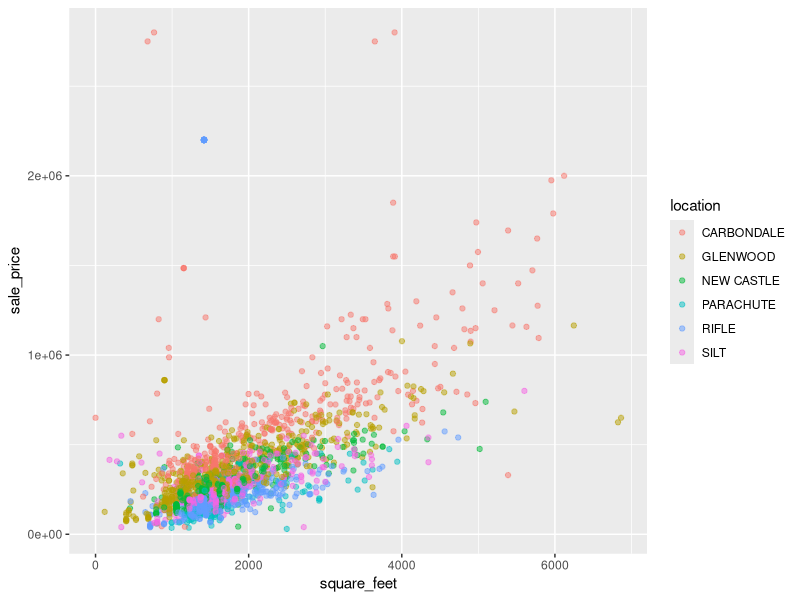
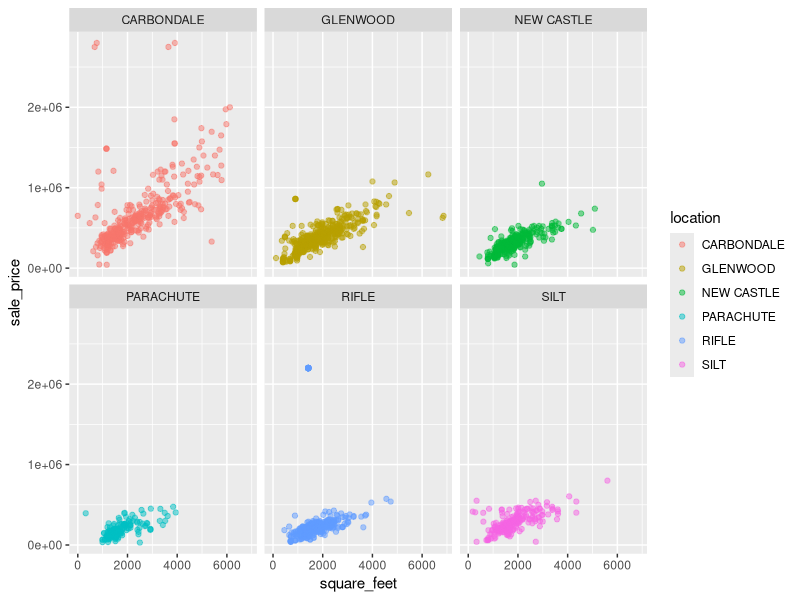
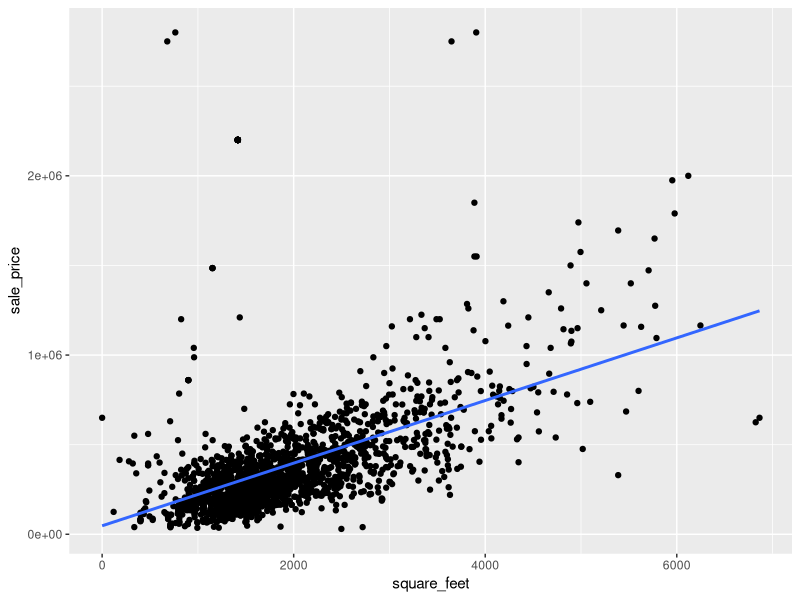
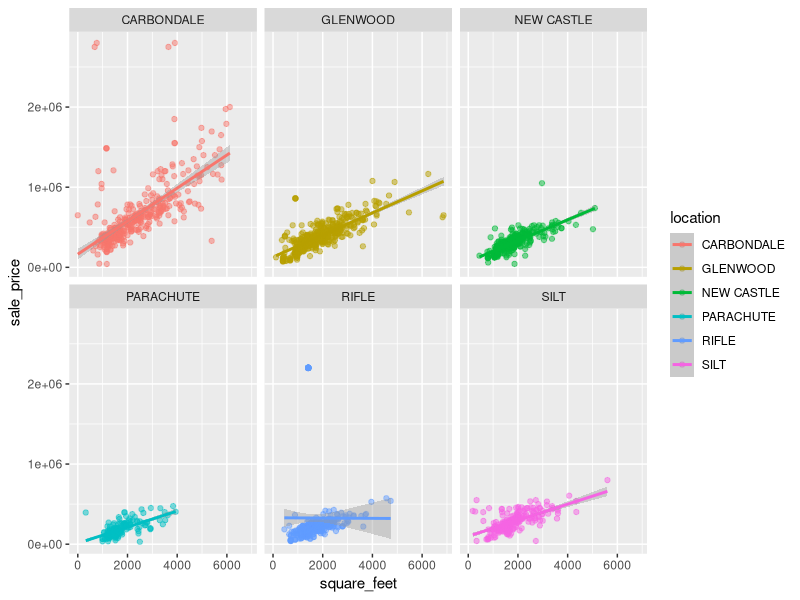

Write the R code that produced these figures, in order.
## ---- chunk 1
knitr::opts_chunk$set(echo = TRUE)
## ---- chunk 2
# This chunk includes the data processing steps to wrangle and clean the data
library(tidyverse) # For reading-in, wrangling, visualizing the data, and for pipe operator
library(readxl) # Tidyverse package for reading in Excel files
library(magrittr) # For the '%<>%' pipe operator

# Read-in townhomes and condo sales data
townhomes <- read_xlsx("2017-comparable-sales-condos-townhomes.xlsx") 

# Read-in single family home sales data
single_family <- read_xlsx("2017-comparable-sales-single-family.xlsx") 

# Check column names and formats
glimpse(townhomes) 
glimpse(single_family)
# 'sale_price' column was coerced to numeric and special characters '$' and ',' removed

# Replace spaces in column names with underscores ('_') and make names lowercase
# the package 'magrittr' is used for the pipe operator, this is loaded with the 'tidyverse' library
colnames(townhomes) %<>% str_replace_all("\\s", "_") %<>% tolower() 
colnames(single_family) %<>% str_replace_all("\\s", "_") %<>% tolower()

# Rename column "actual_year_built" as "year_built" for consistency between datasets
townhomes <- townhomes %>% 
  rename(year_built = actual_year_built) 

# Add a "classifcation" column to the single_family dataset and set all values to "Single Family"
single_family <- single_family %>% 
  mutate(classification = "Single Family")

# bind_rows() throws an error b/c 'reception' column is numeric in townhomes dataset; convert to character
townhomes$reception <- as.character(townhomes$reception)

# Combine the datasets into one
home_sales <- bind_rows(single_family, townhomes)
glimpse(home_sales)
# No new columns were created during the 'bind_rows()' process, indicating all colums align
# Remove single_family and townhomes dataframes because they are no longer needed
rm(single_family, townhomes)

# unique(home_sales$classification) reveals a "Garage Only" type. Drop this.
home_sales <- home_sales %>% filter(classification != "Garage Only") 

# Rename the column "heated area" to "square_feet" for clarity, though technically not correct
home_sales <- home_sales %>% 
  rename(square_feet = heated_area)
## ---- chunk 3
glimpse(home_sales)
## ---- chunk 4
unique(home_sales$location)
## ---- chunk 5
ggplot(home_sales, aes(square_feet, sale_price, color = location)) +
  geom_point(alpha = 0.5)
## ---- chunk 6
ggplot(home_sales, aes(square_feet, sale_price, color = location)) +
  geom_point(alpha = 0.5, position = "jitter") +
  facet_wrap(~ location)
## ---- chunk 7
ggplot(data = home_sales, aes(x = square_feet, y = sale_price)) + 
  geom_point() + 
  geom_smooth(method = "lm", se = FALSE) #Method set to lm for the linear model
## ---- chunk 8
ggplot(home_sales, aes(square_feet, sale_price, color = location)) +
  geom_point(alpha = 0.5) +
  geom_smooth(method = "lm") +
  facet_wrap(~ location)
## ---- chunk 9
home_sales %>% arrange(desc(sale_price)) %>% select(c("sale_price", "location", "classification", "bedrooms", "square_feet")) %>% head(30)
